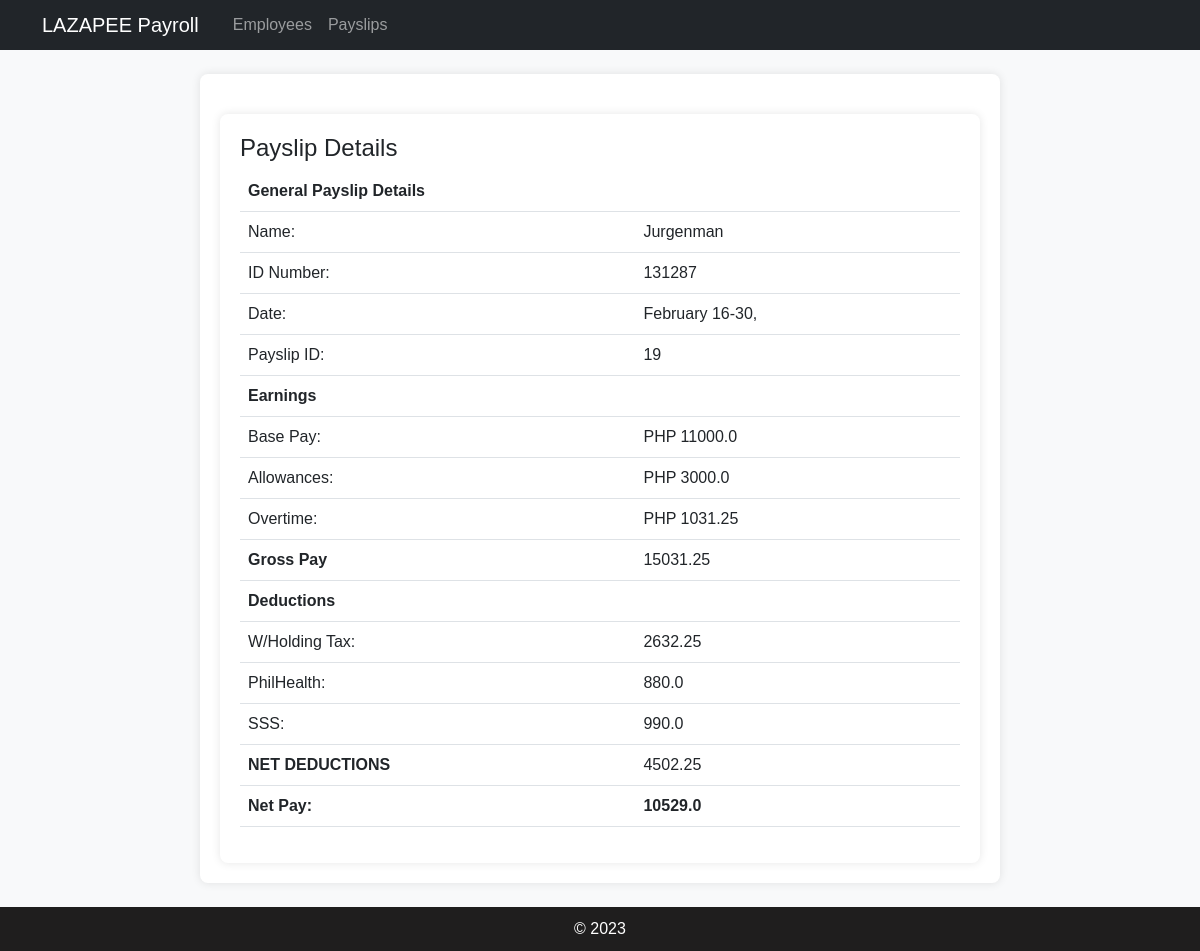
Page /view_payslip/19/ on the committed database.
### payroll_app_v1/models.py (models this page shows, shortened)
class Payslip(models.Model):
    id_number = models.ForeignKey(Employee, on_delete=models.CASCADE)
    month = models.CharField(max_length=20)
    date_range = models.CharField(max_length=50)
    year = models.CharField(max_length=4)
    pay_cycle = models.IntegerField()
    rate = models.FloatField()
    earnings_allowance = models.FloatField()
    deductions_tax = models.FloatField()
    deductions_health = models.FloatField()
    philhealth = models.FloatField()
    pag_ibig = models.FloatField(default=100)
    sss = models.FloatField()
    overtime = models.FloatField()
    total_pay = models.FloatField()
    total_deduc = models.FloatField()
    def addGrossPay(self):
        grosspay = (self.id_number.rate/2) + self.overtime + self.id_number.allowance
        return grosspay

class Employee(models.Model):
    name = models.CharField(max_length=255)
    id_number = models.CharField(max_length=100)
    rate = models.FloatField()
    overtime_pay = models.FloatField(null=True, blank=True)
    allowance = models.FloatField(null=True, blank=True)

### payroll_app_v1/views.py (the view)
# urls.py: path('view_payslip/<int:pk>/',views.view_payslip,name='view_payslip'),
def view_payslip(request, pk):
    p = get_object_or_404(Payslip, pk=pk)
    grosspay = p.addGrossPay()
    return render(request, 'payroll_app/view_payslip.html', {'p': p, 'grosspay' : grosspay,'base_pay': p.id_number.rate/2})

### payroll_app_v1/templates/payroll_app/view_payslip.html (shortened to what this page needs)
{% extends "payroll_app/base.html" %}
{% block content %}
</head>
<body>
    <div class="container">
        <h4>Payslip Details</h4>
        <table class="table">
            <tbody>
                <tr>
                    <th colspan="2">General Payslip Details</th>
                </tr>
                <tr>
                    <td>Name:</td>
                    <td>{{p.id_number.name}}</td>
                </tr>
                <tr>
                    <td>ID Number:</td>
                    <td>{{p.id_number.id_number}}</td>
                </tr>
                <tr>
                    <td>Date:</td>
                    <td>{{p.month}} {{p.date_range}}, {{p.year}}</td>
                </tr>
                <tr>
                    <td>Payslip ID:</td>
                    <td>{{ p.pk }}</td>
                </tr>
                <tr>
                    <th colspan="2">Earnings</th>
                </tr>
                <tr>
                    <td>Base Pay:</td>
                    <td>PHP {{base_pay}}</td>
                </tr>
                <tr>
                    <td>Allowances:</td>
                    <td>PHP {{p.id_number.allowance}}</td>
                </tr>
                <tr>
                    <td>Overtime:</td>
                    <td>PHP {{p.overtime}}</td>
                </tr>
                <tr>
                    <th>Gross Pay</th>
                    <td>{{grosspay}}</td>
                </tr>
                <tr>
                    <th colspan="2">Deductions</th>
                </tr>
                {% if p.pay_cycle == 1 %}
                <tr>
                    <td>W/Holding Tax:</td>
                    <td>{{p.deductions_tax}}</td>
                </tr>
                <tr>
                    <td>Pag-ibig:</td>
                    <td>{{p.pag_ibig}}</td>
                </tr>
                <tr>
                    <th>Total Deductions</th>
                    <td>{{p.total_deduc}}</td>
                </tr>
                {% else %}
                <tr>
                    <td>W/Holding Tax:</td>
                    <td>{{p.deductions_health}}</td>
                </tr>
                <tr>
                    <td>PhilHealth:</td>
                    <td>{{p.philhealth}}</td>
                </tr>
                <tr>
                    <td>SSS:</td>
                    <td>{{p.sss}}</td>
                </tr>
                <tr>
                    <th>NET DEDUCTIONS</th>
                    <td>{{p.total_deduc}}</td>
                </tr>
                {% endif %}
                <tr>
                    <th class="net-pay">Net Pay:</th>
                    <td class="net-pay" style="font-weight: bold;">{{p.total_pay}}</td>
                </tr>
            </tbody>
        </table>
    </div>
{% endblock %}

### payroll_app_v1/templates/payroll_app/base.html (style rules this page uses)
body { font-family: Arial, sans-serif; background: #f4f4f4; }

### payroll_app_v1/templates/payroll_app/view_payslip.html (style rules this page uses)
body { background-color: #f8f9fa; }
.container { max-width: 800px; margin-top: 20px; background-color: #fff; padding: 20px; border-radius: 8px; box-shadow: 0 0 10px rgba(0,0,0,0.1); }
th, td { padding: 8px; }
th { text-align: left; }
.net-pay { font-weight: bold; }

### rows in the picture
Payslip: id_number.name "Jurgenman", id_number.id_number "131287", month "February", date_range "16-30", pk "19", id_number.allowance "3000.0", overtime "1031.25", deductions_health "2632.25", philhealth "880.0", sss "990.0", total_deduc "4502.25", total_pay "10529.0"

### other values in the picture
{{ base_pay }} "11000.0"
{{ grosspay }} "15031.25"
